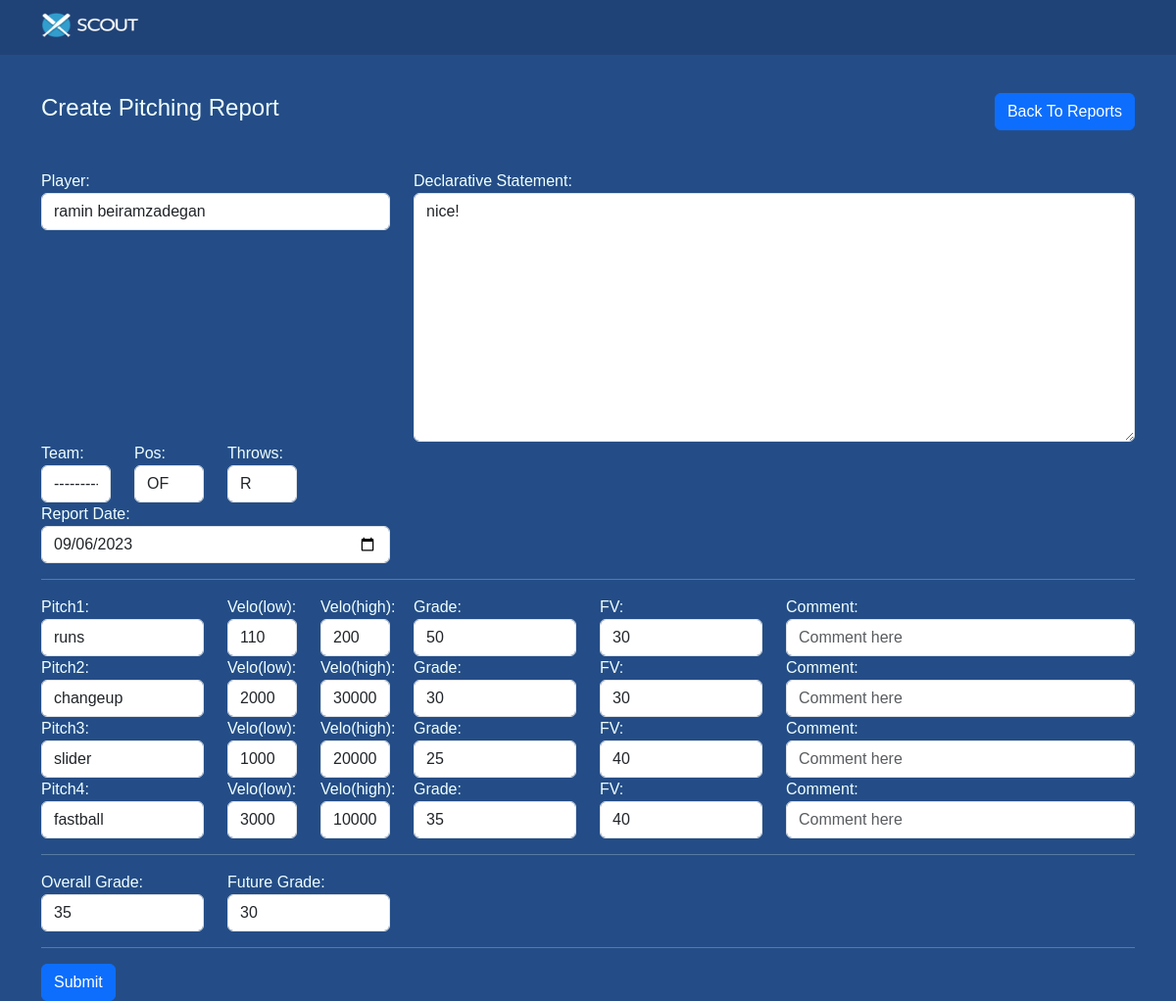
The app's page /reports/pitching/edit/2/ with its own data.
### reports/models.py (models this page shows, shortened)
class PitchingReport(models.Model):
    player_name = models.CharField(max_length=255)
    team = models.CharField(max_length=30,choices=TEAM)
    throws = models.CharField(max_length=10,choices=THROWS)
    pos = models.CharField(max_length=10,choices=POS)
    report_date = models.DateTimeField()
    Declarative_Statement = models.TextField(blank=True,null=True)
    overall_grade = models.PositiveIntegerField(choices=INTEGER_CHOICES,blank=True,null=True
    )
    future_grade = models.PositiveIntegerField(choices=INTEGER_CHOICES,blank=True,null=True)
    pitch1 = models.CharField(max_length=20,choices=PITCH_TYPES,blank=True,null=True)
    pitch2 = models.CharField(max_length=20,choices=PITCH_TYPES,blank=True,null=True)
    pitch3 = models.CharField(max_length=20,choices=PITCH_TYPES,blank=True,null=True)
    pitch4 = models.CharField(max_length=20,choices=PITCH_TYPES,blank=True,null=True)
    pitch1_velo_low =  models.CharField(max_length=255,blank=True,null=True)
    pitch2_velo_low =  models.CharField(max_length=255,blank=True,null=True)
    pitch3_velo_low =  models.CharField(max_length=255,blank=True,null=True)
    pitch4_velo_low =  models.CharField(max_length=255,blank=True,null=True)
    pitch1_velo_high =  models.CharField(max_length=255,blank=True,null=True)
    pitch2_velo_high = models.CharField(max_length=255,blank=True,null=True)
    pitch3_velo_high =  models.CharField(max_length=255,blank=True,null=True)
    pitch4_velo_high = models.CharField(max_length=255,blank=True,null=True)
    pitch1_grade =models.PositiveIntegerField(choices=INTEGER_CHOICES,blank=True,null=True)
    pitch2_grade =models.PositiveIntegerField(choices=INTEGER_CHOICES,blank=True,null=True)
    pitch3_grade = models.PositiveIntegerField(choices=INTEGER_CHOICES,blank=True,null=True)
    pitch4_grade = models.PositiveIntegerField(choices=INTEGER_CHOICES,blank=True,null=True)
    pitch1_comment = models.CharField(max_length=255,blank=True,null=True)
    pitch2_comment = models.CharField(max_length=255,blank=True,null=True)
    pitch3_comment = models.CharField(max_length=255,blank=True,null=True)
    pitch4_comment = models.CharField(max_length=255,blank=True,null=True)
    pitch1_fv =  models.PositiveIntegerField(choices=INTEGER_CHOICES,blank=True,null=True)
    pitch2_fv =  models.PositiveIntegerField(choices=INTEGER_CHOICES,blank=True,null=True)
    pitch3_fv =  models.PositiveIntegerField(choices=INTEGER_CHOICES,blank=True,null=True)
    pitch4_fv =  models.PositiveIntegerField(choices=INTEGER_CHOICES,blank=True,null=True)

### reports/views.py (the view, shortened to what this page needs)
# urls.py: path('pitching/edit/<int:id>/',views.EditPitchingReport.as_view(),name='edit_preport')
class  EditPitchingReport(View):
    form_class = PitchingReportForm
    template_name = 'reports/pitcher_reports.html'
    def get(self, request, id=None):
        pitchingreports = get_object_or_404(PitchingReport, id=id)
        form = self.form_class(instance=pitchingreports)
        return render(request, self.template_name, {'form': form})

### reports/templates/reports/pitcher_reports.html (shortened to what this page needs)
{% extends "base.html" %}
{% block content %}
<div class="container mt-4">
<div class="d-flex justify-content-between align-items-center mb-4">
    <h4 class="mt-3 mb-4">Create Pitching Report</h4>
    <a href="{% url 'home:homeview' %}" class="btn btn-primary">Back To Reports</a>
    </div>
</div>
<form method="POST" class="" novalidate>
    <div class="container my-box">
        <div class="row">
            <div class="col-md-4">
                <div class="form-group">
                    <label for="{{ form.player_name.id_for_label }}">Player:</label>
                    {{ form.player_name }}
                </div>
            </div>
            <div class="col-md-8">
                <div class="form-group">
                    <label for="{{ form.Declarative_Statement.id_for_label }}">Declarative Statement:</label>
                    {{ form.Declarative_Statement }}
                </div>
            </div>
        </div>
        <div class="row">
            <div class="col-md-1">
                <div class="form-group">
                    <label for="form.team.id_for_label">Team:</label>
                    {{ form.team }}
                </div>
            </div>
            <div class="col-md-1">
                <div class="form-group">
                    <label for="form.pos.id_for_label">Pos:</label>
                    {{ form.pos }}
                </div>
            </div>
            <div class="col-md-1">
                <div class="form-group">
                    <label for="form.throws.id_for_label">Throws:</label>
                    {{ form.throws }}
                </div>
            </div>
        </div>
        <div class="row">
            <div class="col-md-4">
                <div class="form-group">
                    <label for="form.report_date.id_for_label">Report Date:</label>
                    {{ form.report_date }}
                </div>
            </div>
        </div>
<hr>
        <div class="row">
            <div class="col-md-2">
                <div class="form-group">
                    <label for="{{ form.pitch1.id_for_label }}">Pitch1:</label>
                    {{ form.pitch1 }}
                </div>
            </div>
            <div class="col-md-1">
                <div class="form-group">
                    <label for="{{ form.pitch1_velo_low.id_for_label }}">Velo(low):</label>
              {{form.pitch1_velo_low}}
                </div>
            </div>
            <div class="col-md-1">
                <div class="form-group">
                    <label for="{{ form.pitch1_velo_high.id_for_label }}">Velo(high):</label>
              {{form.pitch1_velo_high}}
                </div>
            </div>
            <div class="col-md-2">
                <div class="form-group">
                    <label for="{{ form.pitch1_grade.id_for_label }}">Grade:</label>
                    {{form.pitch1_grade}}
                </div>
            </div>
            <div class="col-md-2">
                <div class="form-group">
                    <label for="{{ form.pitch1_fv.id_for_label }}">FV:</label>
              {{form.pitch1_fv}}
                </div>
            </div>
            <div class="col-md-4">
                <div class="form-group">
                    <label for="{{ form.pitch1_comment.id_for_label }}">Comment:</label>
                    {{form.pitch1_comment}}
                </div>
            </div>
        </div>
        <div class="row">
            <div class="col-md-2">
                <div class="form-group">
                    <label for="{{ form.pitch2_.id_for_label }}">Pitch2:</label>
                    {{ form.pitch2 }}
                </div>
            </div>
            <div class="col-md-1">
                <div class="form-group">
                    <label for="{{ form.pitch2_velo_low.id_for_label }}">Velo(low):</label>
              {{form.pitch2_velo_low}}
                </div>
            </div>
            <div class="col-md-1">
                <div class="form-group">
                    <label for="{{ form.pitch2_velo_high.id_for_label }}">Velo(high):</label>
              {{form.pitch2_velo_high}}
                </div>
            </div>
            <div class="col-md-2">
                <div class="form-group">
                    <label for="{{ form.pitch2_grade.id_for_label }}">Grade:</label>
              {{form.pitch2_grade}}
                </div>
            </div>
            <div class="col-md-2">
                <div class="form-group">
                    <label for="{{ form.pitch2_fv.id_for_label }}">FV:</label>
              {{form.pitch2_fv}}
                </div>
            </div>
            <div class="col-md-4">
                <div class="form-group">
                    <label for="{{ form.pitch2_comment.id_for_label }}">Comment:</label>
                    {{form.pitch2_comment}}
                </div>
            </div>
        </div>
        <div class="row">
            <div class="col-md-2">
                <div class="form-group">
                    <label for="{{ form.pitch3.id_for_label }}">Pitch3:</label>
                    {{ form.pitch3 }}
                </div>
            </div>
            <div class="col-md-1">
                <div class="form-group">
                    <label for="{{ form.pitch3_velo_low.id_for_label }}">Velo(low):</label>
              {{form.pitch3_velo_low}}
                </div>
            </div>
            <div class="col-md-1">
                <div class="form-group">
                    <label for="{{ form.pitch3_velo_high.id_for_label }}">Velo(high):</label>
              {{form.pitch3_velo_high}}
                </div>
            </div>
            <div class="col-md-2">
                <div class="form-group">
                    <label for="{{ form.pitch3_grade.id_for_label }}">Grade:</label>
              {{form.pitch3_grade}}
                </div>
            </div>
            <div class="col-md-2">
                <div class="form-group">
                    <label for="{{ form.pitch3_fv.id_for_label }}">FV:</label>
              {{form.pitch3_fv}}
                </div>
            </div>
            <div class="col-md-4">
                <div class="form-group">
                    <label for="{{ form.pitch3_comment.id_for_label }}">Comment:</label>
                    {{form.pitch3_comment}}
                </div>
            </div>
        </div>
        <div class="row">
            <div class="col-md-2">
                <div class="form-group">
                    <label for="{{ form.pitch4.id_for_label }}">Pitch4:</label>
                    {{ form.pitch4 }}
                </div>
            </div>
            <div class="col-md-1">
                <div class="form-group">
                    <label for="{{ form.pitch4_velo_low.id_for_label }}">Velo(low):</label>
              {{form.pitch4_velo_low}}
                </div>
            </div>
            <div class="col-md-1">
                <div class="form-group">
                    <label for="{{ form.pitch4_velo_high.id_for_label }}">Velo(high):</label>
              {{form.pitch4_velo_high}}
                </div>
            </div>
            <div class="col-md-2">
                <div class="form-group">
                    <label for="{{ form.pitch4_grade.id_for_label }}">Grade:</label>
              {{form.pitch4_grade}}
                </div>
            </div>
            <div class="col-md-2">
                <div class="form-group">
                    <label for="{{ form.pitch4_fv.id_for_label }}">FV:</label>
              {{form.pitch4_fv}}
                </div>
            </div>
            <div class="col-md-4">
                <div class="form-group">
                    <label for="{{ form.pitch4_comment.id_for_label }}">Comment:</label>
                    {{form.pitch4_comment}}
                </div>
            </div>
        </div>
        <hr>
            <div class="row">
                <div class="form-group col-md-2">
                    <label for="form.overall_grade.id_for_label">Overall Grade:</label>
            {{form.overall_grade}}
                </div>
                    <div class="form-group col-md-2">
                        <label for="form.future_grade.id_for_label">Future Grade:</label>
                 {{form.future_grade}}
                    </div>
                    <div class="form-group col-md-8">
                    </div>
                    </div>
<hr>
        <div class="row">
            <div class="col-md-12 text-left">
                <button type="submit" class="btn btn-primary">Submit</button>
            </div>
        </div>
    </div>
</form>
{% endblock content %}

### static/css/style.css (style rules this page uses)
body { font-family: sans-serif; background-color: #244D87; color: azure; }

### records on screen
PitchingReport: player_name "ramin beiramzadegan", Declarative_Statement "nice!", team "---------", pos "OF", throws "R", report_date "09/06/2023", pitch1 "runs", pitch1_velo_low "110", pitch1_velo_high "200", pitch1_grade "50", pitch1_fv "30", pitch2 "changeup", pitch2_velo_low "2000", pitch2_velo_high "30000", pitch2_grade "30", pitch2_fv "30", pitch3 "slider", pitch3_velo_low "1000", pitch3_velo_high "20000", pitch3_grade "25", pitch3_fv "40", pitch4 "fastball", pitch4_velo_low "3000", pitch4_velo_high "10000", pitch4_grade "35", pitch4_fv "40", overall_grade "35", future_grade "30"
